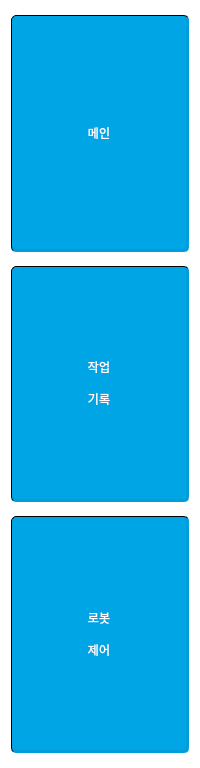
     <widget class="QWidget" name="widget_4" native="true">
      <property name="sizePolicy">
       <sizepolicy hsizetype="Minimum" vsizetype="Expanding">
        <horstretch>0</horstretch>
        <verstretch>1</verstretch>
       </sizepolicy>
      </property>
      <property name="minimumSize">
       <size>
        <width>120</width>
        <height>768</height>
       </size>
      </property>
      <property name="styleSheet">
       <string notr="true">background-color: rgb(255, 255, 255);</string>
      </property>
      <layout class="QVBoxLayout" name="verticalLayout_4" stretch="1,1,1">
       <item>
        <widget class="QPushButton" name="main_btn">
         <property name="sizePolicy">
          <sizepolicy hsizetype="Expanding" vsizetype="Expanding">
           <horstretch>1</horstretch>
           <verstretch>1</verstretch>
          </sizepolicy>
         </property>
         <property name="styleSheet">
          <string notr="true">#main_btn {
	color: rgb(255, 255, 255);
	background-color: #00A5E5;
	font: bold 18pt &quot;Arial&quot;;
	border: 1px solid rgb(0, 0, 0);
	border-radius: 5px;
	border-bottom: 3px solid #019cda;
	border-right: 3px solid #019cda;
	margin-top: 4px;                 
	margin-bottom: 4px;
}
#main_btn:hover {
	background-color: #019cda;
	border-radius: 5px;
	border-bottom: 3px solid #0199d5;
	border-right: 3px solid #0199d5;
	margin-top: 4px;                 
	margin-bottom: 4px;
}
#main_btn:pressed {
	background-color: #0199d5;
	border-radius: 5px;
	border-bottom: 1px solid #008ac1;
	border-right: 1px solid #008ac1;
	margin-top: 6px;
	margin-bottom: 6px;
}</string>
         </property>
         <property name="text">
          <string>메인</string>
         </property>
        </widget>
       </item>
       <item>
        <widget class="QPushButton" name="manage_btn">
         <property name="sizePolicy">
          <sizepolicy hsizetype="Expanding" vsizetype="Expanding">
           <horstretch>1</horstretch>
           <verstretch>1</verstretch>
          </sizepolicy>
         </property>
         <property name="styleSheet">
          <string notr="true">#manage_btn {
	color: rgb(255, 255, 255);
	background-color: #00A5E5;
	font: bold 18pt &quot;Arial&quot;;
	border: 1px solid rgb(0, 0, 0);
	border-radius: 5px;
	border-bottom: 3px solid #019cda;
	border-right: 3px solid #019cda;
	margin-top: 4px;                 
	margin-bottom: 4px;
}
#manage_btn:hover {
	background-color: #019cda;
	border-radius: 5px;
	border-bottom: 3px solid #0199d5;
	border-right: 3px solid #0199d5;
	margin-top: 4px;                 
	margin-bottom: 4px;
}
#manage_btn:pressed {
	background-color: #0199d5;
	border-radius: 5px;
	border-bottom: 1px solid #008ac1;
	border-right: 1px solid #008ac1;
	margin-top: 6px;
	margin-bottom: 6px;
}</string>
         </property>
         <property name="text">
          <string>작업

기록</string>
         </property>
        </widget>
       </item>
       <item>
        <widget class="QPushButton" name="robot_btn">
         <property name="sizePolicy">
          <sizepolicy hsizetype="Expanding" vsizetype="Expanding">
           <horstretch>1</horstretch>
           <verstretch>1</verstretch>
          </sizepolicy>
         </property>
         <property name="styleSheet">
          <string notr="true">#robot_btn {
	color: rgb(255, 255, 255);
	background-color: #00A5E5;
	font: bold 18pt &quot;Arial&quot;;
	border: 1px solid rgb(0, 0, 0);
	border-radius: 5px;
	border-bottom: 3px solid #019cda;
	border-right: 3px solid #019cda;
	margin-top: 4px;                 
	margin-bottom: 4px;
}
#robot_btn:hover {
	background-color: #019cda;
	border-radius: 5px;
	border-bottom: 3px solid #0199d5;
	border-right: 3px solid #0199d5;
	margin-top: 4px;                 
	margin-bottom: 4px;
}
#robot_btn:pressed {
	background-color: #0199d5;
	border-radius: 5px;
	border-bottom: 1px solid #008ac1;
	border-right: 1px solid #008ac1;
	margin-top: 6px;
	margin-bottom: 6px;
}</string>
         </property>
         <property name="text">
          <string>로봇

제어</string>
         </property>
        </widget>
       </item>
      </layout>
     </widget>
